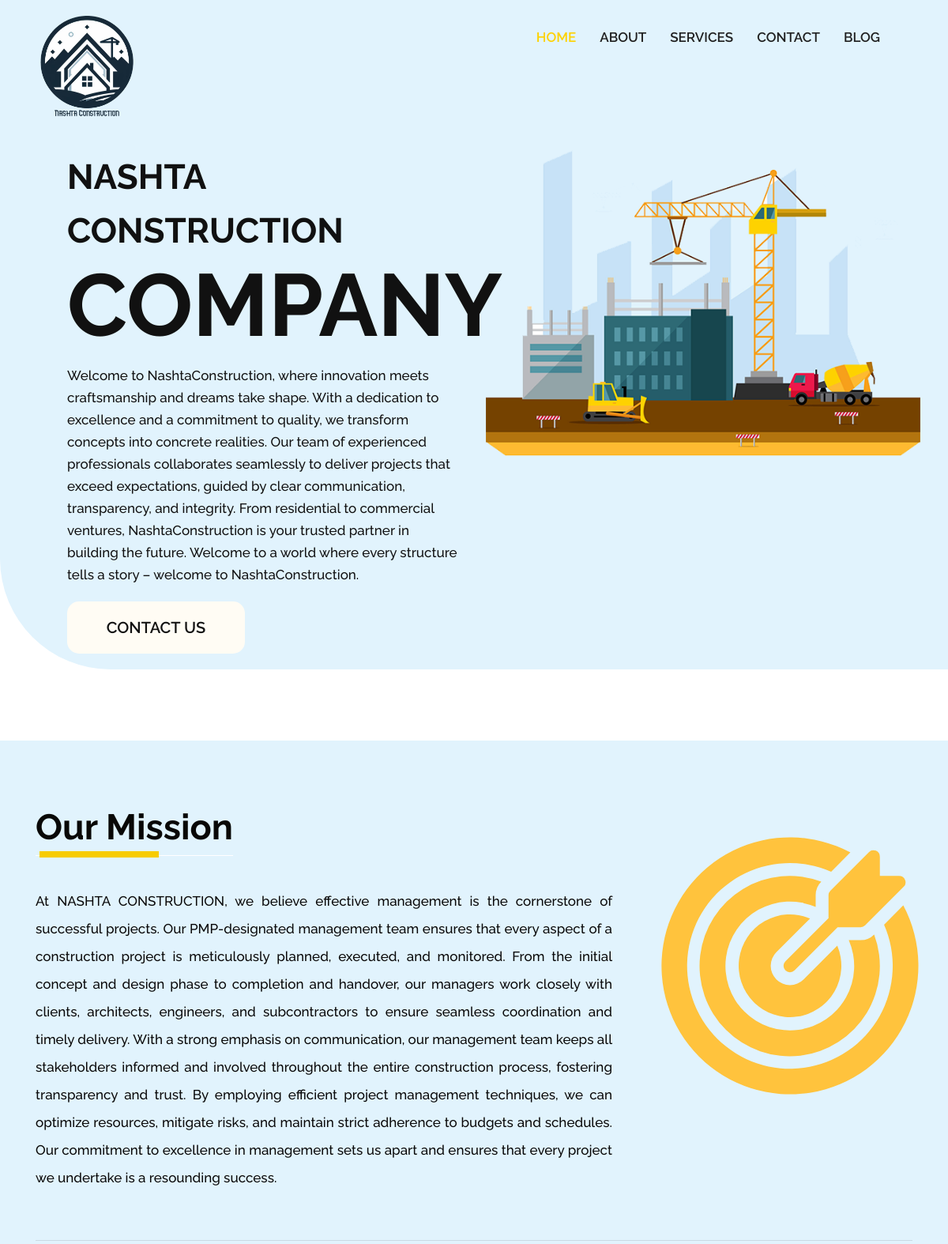
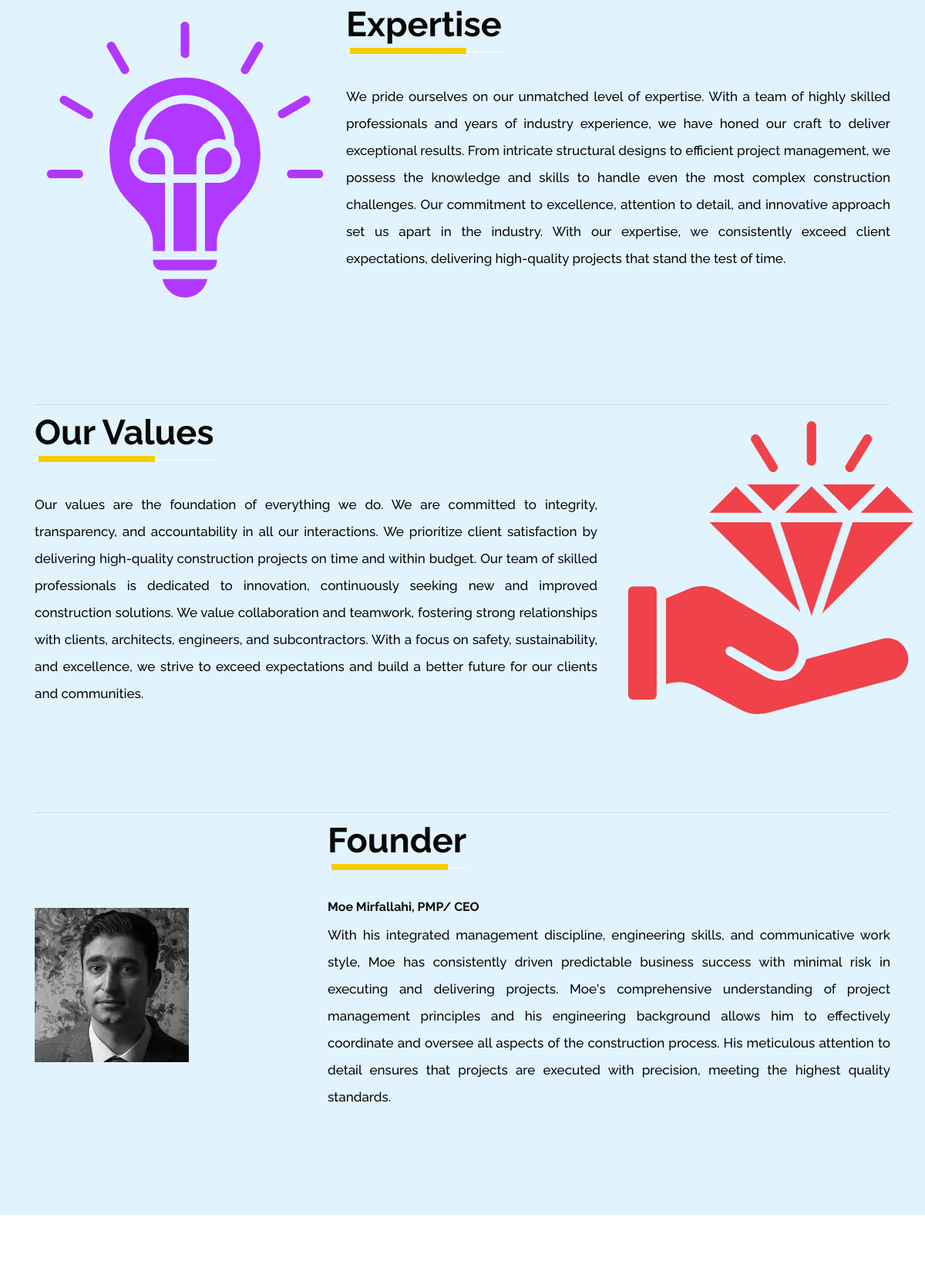
The page /about/ (upper part) on the database its author committed (2 pictures, top to bottom).
### home/models.py (models this page shows, shortened)
class Config(models.Model):
    address = models.CharField(max_length=186)
    phone = models.CharField(max_length=186)
    email = models.CharField(max_length=320)
    logo = models.ImageField(upload_to='images', blank=True)
    author = models.CharField(max_length=186)
    description = models.TextField()
    keywords = models.CharField(max_length=600, help_text="You can seprate them with comma|','")
    founder_image = models.ImageField(upload_to='images/')

### home/views.py (the view)
# urls.py: path('about/', views.AboutPageView.as_view(), name='about_us'),
class AboutPageView(TemplateView):
    template_name = 'about.html'
    extra_context = {
        "config": Config.objects.first(),
    }

### home/templatetags/configuration_manage.py (called while the page is built)
@register.simple_tag
def get_config(part):
    config = Config.objects.first()
    match part:
        case "address":
            return config.address
        case "phone":
            return config.phone
        case "email":
            return config.email
        case "logo":
            return config.logo.url
        case "keywords":
            return config.keywords
        case "author":
            return config.author
        case "description":
            return config.description

### home/templates/about.html (shortened to what this page needs)
{% extends 'base.html' %}
{% block content %}{% load static %}
    <div class="about">
        <div class="container">
            <div class="row">
                <div class="col-md-8">
                    <div class="about_box">
                        <div class="titlepage">
                            <h2>Our Mission</h2>
                        </div>
                        <p style="text-align: justify">
                            At NASHTA CONSTRUCTION, we believe effective management is the cornerstone of successful
                            projects. Our PMP-designated management team ensures that every aspect of a construction
                            project is meticulously planned, executed, and monitored. From the initial concept and
                            design phase to completion and handover, our managers work closely with clients, architects,
                            engineers, and subcontractors to ensure seamless coordination and timely delivery. With a
                            strong emphasis on communication, our management team keeps all stakeholders informed and
                            involved throughout the entire construction process, fostering transparency and trust. By
                            employing efficient project management techniques, we can optimize resources, mitigate
                            risks, and maintain strict adherence to budgets and schedules. Our commitment to excellence
                            in management sets us apart and ensures that every project we undertake is a resounding
                            success.
                        </p>
                    </div>
                </div>
                <div class="col-md-4">
                    <div class="about_img">
                        <figure>
                        </figure>
                    </div>
                </div>
            </div>
            <hr>
            <div class="row">
                <div class="col-md-4">
                    <div class="about_img">
                        <figure>
                        </figure>
                    </div>
                </div>
                <div class="col-md-8">
                    <div class="about_box pl-4">
                        <div class="titlepage">
                            <h2>Expertise</h2>
                        </div>
                        <p style="text-align: justify">
                            We pride ourselves on our unmatched level of expertise. With a team of highly skilled
                            professionals and years of industry experience, we have honed our craft to deliver
                            exceptional results. From intricate structural designs to efficient project management, we
                            possess the knowledge and skills to handle even the most complex construction challenges.
                            Our commitment to excellence, attention to detail, and innovative approach set us apart in
                            the industry. With our expertise, we consistently exceed client expectations, delivering
                            high-quality projects that stand the test of time.
                        </p>
                    </div>
                </div>
            </div>
            <hr>
            <div class="row">
                <div class="col-md-8">
                    <div class="about_box">
                        <div class="titlepage">
                            <h2>Our Values</h2>
                        </div>
                        <p style="text-align: justify">
                            Our values are the foundation of everything we do. We are committed to integrity,
                            transparency, and accountability in all our interactions. We prioritize client satisfaction
                            by delivering high-quality construction projects on time and within budget. Our team of
                            skilled professionals is dedicated to innovation, continuously seeking new and improved
                            construction solutions. We value collaboration and teamwork, fostering strong relationships
                            with clients, architects, engineers, and subcontractors. With a focus on safety,
                            sustainability, and excellence, we strive to exceed expectations and build a better future
                            for our clients and communities.
                        </p>
                    </div>
                </div>
                <div class="col-md-4">
                    <div class="about_img">
                        <figure>
                        </figure>
                    </div>
                </div>
            </div>
            <hr>
            <div class="row">
                <div class="col-md-4 d-flex align-items-center">
                    <div class="about_img" style="display: flex; justify-content: center;">
                        <figure>
                            <img class="avatar" src="{{ config.founder_image.url }}" alt="{{ config.author }}"/>
                        </figure>
                    </div>
                </div>
                <div class="col-md-8">
                    <div class="about_box">
                        <div class="titlepage">
                            <h2>Founder</h2>
                        </div>
                        <h4><strong>Moe Mirfallahi, PMP/ CEO</strong></h4>
                        <p style="text-align: justify">
                            With his integrated management discipline, engineering skills, and communicative work style,
                            Moe has consistently driven predictable business success with minimal risk in executing and
                            delivering projects.
                            Moe's comprehensive understanding of project management principles and his engineering
                            background allows him to effectively coordinate and oversee all aspects of the construction
                            process. His meticulous attention to detail ensures that projects are executed with
                            precision, meeting the highest quality standards.
                        </p>
                    </div>
                </div>
            </div>
        </div>
    </div>
{% endblock %}

### home/templates/components/_header.html (shortened to what this page needs)
<header>{% load static %}{% load configuration_manage %}
    <div class="header">
        <div class="container-fluid">
            <div class="row">
                <div
                        class="col-xl-3 col-lg-3 col-md-3 col-sm-3 col logo_section"
                >
                    <div class="full">
                        <div class="center-desk">
                            <div class="logo">
                                <a href="/"
                                ><img
                                        src="{% get_config 'logo' %}"
                                        width="130"
                                        alt="logo"
                                /></a>
                            </div>
                        </div>
                    </div>
                </div>
                <div class="col-xl-9 col-lg-9 col-md-9 col-sm-9">
                    <nav
                            class="navigation navbar navbar-expand-md navbar-dark"
                    >
                        <div
                                class="collapse navbar-collapse"
                                id="navbarsExample04"
                        >
                            {% include 'components/_navigation.html' %}
                        </div>
                    </nav>
                </div>
            </div>
        </div>
    </div>
</header>

### static/css/style.css (style rules this page uses)
* { box-sizing: border-box !important; }
html { scroll-behavior: smooth; }
body { color: #666666; font-size: 14px; font-family: "Raleway", sans-serif; line-height: 1.80857; font-weight: normal; }
a { color: #1f1f1f; text-decoration: none !important; outline: none !important; -webkit-transition: all 0.3s ease-in-out; -moz-transition: all 0.3s ease-in-out; -ms-transition: all 0.3s ease-in-out; -o-transition: all 0.3s ease-in-out; transition: all 0.3s ease-in-out; }
h1, h2, h3, h4, h5, h6 { letter-spacing: 0; font-weight: normal; position: relative; padding: 0 0 10px 0; font-weight: normal; line-height: normal; color: #111111; margin: 0; }
h2 { font-size: 22px; }
h4 { font-size: 16px; }
*, *::after, *::before { -webkit-box-sizing: border-box; -moz-box-sizing: border-box; box-sizing: border-box; }
p { margin: 0px; font-weight: 500; font-size: 15px; line-height: 24px; }
a { color: #222222; text-decoration: none; outline: none !important; }
a, .btn { text-decoration: none !important; outline: none !important; -webkit-transition: all 0.3s ease-in-out; -moz-transition: all 0.3s ease-in-out; -ms-transition: all 0.3s ease-in-out; -o-transition: all 0.3s ease-in-out; transition: all 0.3s ease-in-out; }
img { max-width: 100%; height: auto; }
.full { float: left; width: 100%; }
.full { width: 100%; float: left; margin: 0; padding: 0; }
.navigation.navbar { float: right; padding-top: 17px; }
.header { width: 100%; padding: 20px 30px; background: #e1f3fd; }
.logo a { font-size: 40px; font-weight: bold; text-transform: uppercase; color: #fff; line-height: 40px; }
.titlepage { text-align: center; padding-bottom: 60px; }
.titlepage h2 { font-size: 45px; color: #090807; line-height: 40px; font-weight: bold; padding: 0; border-bottom: #fed200 solid 1px; display: inline-block; padding-bottom: 15px; position: relative; }
.titlepage h2::before { position: absolute; content: ""; border-bottom: #daebf5 solid 8px; bottom: -3px; width: 151px; left: 5px; }
.about { background: #e1f3fd; padding: 90px 0; margin-top: 90px; }
.about .titlepage { text-align: left; padding-bottom: 40px; }
.about .titlepage h2 { border-bottom: #fff solid 1px; }
.about .titlepage h2::before { border-bottom: #f7cc00 solid 8px; }
.about .about_box p { color: #090808; font-size: 17px; line-height: 35px; font-weight: 500; margin-bottom: 45px; }
.about_img { margin-right: -40px; }
.about_img figure { margin: 0; }
.about_img figure img { width: 100%; }

### static/css/icomoon.css (style rules this page uses)
body { background: #fff; }

### rows shown on the page
Config: logo (picture), founder_image (placeholder picture)
